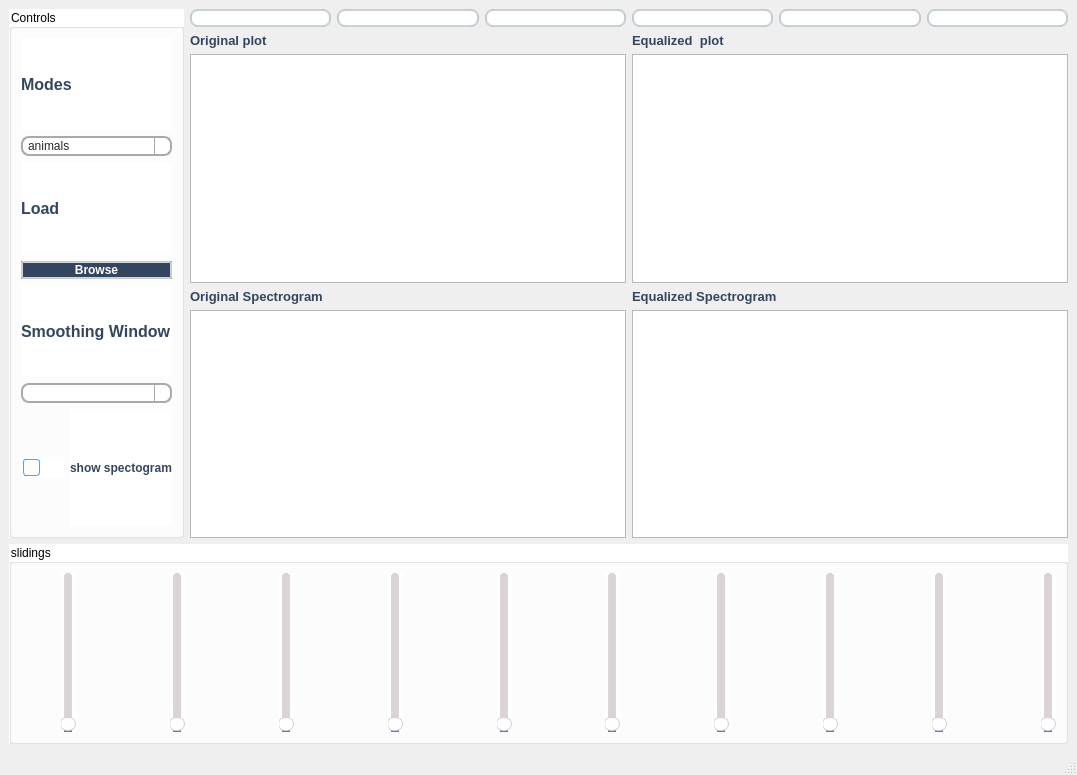
<?xml version="1.0" encoding="UTF-8"?>
<ui version="4.0">
 <class>MainWindow</class>
 <widget class="QMainWindow" name="MainWindow">
  <property name="geometry">
   <rect>
    <x>0</x>
    <y>0</y>
    <width>1077</width>
    <height>775</height>
   </rect>
  </property>
  <property name="windowTitle">
   <string>MainWindow</string>
  </property>
  <widget class="QWidget" name="centralwidget">
   <property name="styleSheet">
    <string notr="true">
QMainWindow {
    background-color:#ececec;
}
QPushButton, QToolButton, QCommandLinkButton{
    padding: 0 5px 0 5px;
    border-style: solid;
    border-top-color: qlineargradient(spread:pad, x1:0, y1:0, x2:0, y2:1, stop:0 #c1c9cf, stop:1 #d2d8dd);
    border-right-color: qlineargradient(spread:pad, x1:1, y1:0, x2:0, y2:0, stop:0 #c1c9cf, stop:1 #d2d8dd);
    border-bottom-color: qlineargradient(spread:pad, x1:0, y1:1, x2:0, y2:0, stop:0 #c1c9cf, stop:1 #d2d8dd);
    border-left-color: qlineargradient(spread:pad, x1:0, y1:0, x2:1, y2:0, stop:0 #c1c9cf, stop:1 #d2d8dd);
    border-width: 2px;
    border-radius: 8px;
    color: #616161;
    font-weight: bold;
    background-color: qlineargradient(spread:pad, x1:0.5, y1:0, x2:0.5, y2:1, stop:0 #fbfdfd, stop:0.5 #ffffff, stop:1 #fbfdfd);
}
QPushButton::default, QToolButton::default, QCommandLinkButton::default{
    border: 2px solid transparent;
    color: #FFFFFF;
    background-color: qlineargradient(spread:pad, x1:0.5, y1:0, x2:0.5, y2:1, stop:0 #84afe5, stop:1 #1168e4);
}
QPushButton:hover, QToolButton:hover, QCommandLinkButton:hover{
    color: #3d3d3d;
}
QPushButton:pressed, QToolButton:pressed, QCommandLinkButton:pressed{
    color: #aeaeae;
    background-color: qlineargradient(spread:pad, x1:0.5, y1:0, x2:0.5, y2:1, stop:0 #ffffff, stop:0.5 #fbfdfd, stop:1 #ffffff);
}
QPushButton:disabled, QToolButton:disabled, QCommandLinkButton:disabled{
    color: #616161;
    background-color: qlineargradient(spread:pad, x1:0.5, y1:0, x2:0.5, y2:1, stop:0 #dce7eb, stop:0.5 #e0e8eb, stop:1 #dee7ec);
}
QLineEdit, QTextEdit, QPlainTextEdit, QSpinBox, QDoubleSpinBox, QTimeEdit, QDateEdit, QDateTimeEdit {
    border-width: 2px;
    border-radius: 8px;
    border-style: solid;
    border-top-color: qlineargradient(spread:pad, x1:0.5, y1:1, x2:0.5, y2:0, stop:0 #c1c9cf, stop:1 #d2d8dd);
    border-right-color: qlineargradient(spread:pad, x1:0, y1:0, x2:1, y2:0, stop:0 #c1c9cf, stop:1 #d2d8dd);
    border-bottom-color: qlineargradient(spread:pad, x1:0.5, y1:0, x2:0.5, y2:1, stop:0 #c1c9cf, stop:1 #d2d8dd);
    border-left-color: qlineargradient(spread:pad, x1:1, y1:0, x2:0, y2:0, stop:0 #c1c9cf, stop:1 #d2d8dd);
    background-color: #f4f4f4;
    color: #3d3d3d;
}
QLineEdit:focus, QTextEdit:focus, QPlainTextEdit:focus, QSpinBox:focus, QDoubleSpinBox:focus, QTimeEdit:focus, QDateEdit:focus, QDateTimeEdit:focus {
    border-width: 2px;
    border-radius: 8px;
    border-style: solid;
    border-top-color: qlineargradient(spread:pad, x1:0.5, y1:1, x2:0.5, y2:0, stop:0 #85b7e3, stop:1 #9ec1db);
    border-right-color: qlineargradient(spread:pad, x1:0, y1:0, x2:1, y2:0, stop:0 #85b7e3, stop:1 #9ec1db);
    border-bottom-color: qlineargradient(spread:pad, x1:0.5, y1:0, x2:0.5, y2:1, stop:0 #85b7e3, stop:1 #9ec1db);
    border-left-color: qlineargradient(spread:pad, x1:1, y1:0, x2:0, y2:0, stop:0 #85b7e3, stop:1 #9ec1db);
    background-color: #f4f4f4;
    color: #3d3d3d;
}
QLineEdit:disabled, QTextEdit:disabled, QPlainTextEdit:disabled, QSpinBox:disabled, QDoubleSpinBox:disabled, QTimeEdit:disabled, QDateEdit:disabled, QDateTimeEdit:disabled {
    color: #b9b9b9;
}
QSpinBox::up-button, QDoubleSpinBox::up-button, QTimeEdit::up-button, QDateEdit::up-button, QDateTimeEdit::up-button {
    subcontrol-origin: padding;
    subcontrol-position: top right;
    width: 15px;
    color: #272727;
    border-left-width: 1px;
    border-left-color: darkgray;
    border-left-style: solid;
    border-top-right-radius: 3px;
    padding: 3px;
}
QSpinBox::down-button, QDoubleSpinBox::down-button, QTimeEdit::down-button, QDateEdit::down-button, QDateTimeEdit::down-button {
    subcontrol-origin: padding;
    subcontrol-position: bottom right;
    width: 15px;
    color: #272727;
    border-left-width: 1px;
    border-left-color: darkgray;
    border-left-style: solid;
    border-bottom-right-radius: 3px;
    padding: 3px;
}
QSpinBox::up-button:pressed, QDoubleSpinBox::up-button:pressed, QTimeEdit::up-button:pressed, QDateEdit::up-button:pressed, QDateTimeEdit::up-button:pressed {
    color: #aeaeae;
    background-color: qlineargradient(spread:pad, x1:0.5, y1:0, x2:0.5, y2:1, stop:0 #ffffff, stop:0.5 #fbfdfd, stop:1 #ffffff);
}
QSpinBox::down-button:pressed, QDoubleSpinBox::down-button:pressed, QTimeEdit::down-button:pressed, QDateEdit::down-button:pressed, QDateTimeEdit::down-button:pressed {
    color: #aeaeae;
    background-color: qlineargradient(spread:pad, x1:0.5, y1:0, x2:0.5, y2:1, stop:0 #ffffff, stop:0.5 #fbfdfd, stop:1 #ffffff);
}
QSpinBox::up-button:hover, QDoubleSpinBox::up-button:hover, QTimeEdit::up-button:hover, QDateEdit::up-button:hover, QDateTimeEdit::up-button:hover {
    color: #FFFFFF;
    border-top-right-radius: 5px;
    background-color: qlineargradient(spread:pad, x1:0.5, y1:0, x2:0.5, y2:1, stop:0 #84afe5, stop:1 #1168e4);
    
}
QSpinBox::down-button:hover, QDoubleSpinBox::down-button:hover, QTimeEdit::down-button:hover, QDateEdit::down-button:hover, QDateTimeEdit::down-button:hover {
    color: #FFFFFF;
    border-bottom-right-radius: 5px;
    background-color: qlineargradient(spread:pad, x1:0.5, y1:0, x2:0.5, y2:1, stop:0 #84afe5, stop:1 #1168e4);
}
QSpinBox::up-arrow, QDoubleSpinBox::up-arrow, QTimeEdit::up-arrow, QDateEdit::up-arrow, QDateTimeEdit::up-arrow {
    image: url(/usr/share/icons/Adwaita/16x16/actions/go-up-symbolic.symbolic.png);
}
QSpinBox::down-arrow, QDoubleSpinBox::down-arrow, QTimeEdit::down-arrow, QDateEdit::down-arrow, QDateTimeEdit::down-arrow {
    image: url(/usr/share/icons/Adwaita/16x16/actions/go-down-symbolic.symbolic.png);
}
QProgressBar {
    max-height: 8px;
    text-align: center;
    font: italic bold 11px;
    color: #3d3d3d;
    border: 1px solid transparent;
    border-radius:4px;
    background-color: qlineargradient(spread:pad, x1:0, y1:0, x2:0, y2:1, stop:0 #ddd5d5, stop:0.5 #dad3d3, stop:1 #ddd5d5);
}
QProgressBar::chunk {
    background-color: qlineargradient(spread:pad, x1:0, y1:0, x2:0, y2:1, stop:0 #467dd1, stop:0.5 #3b88fc, stop:1 #467dd1);
    border-radius: 4px;
}
QProgressBar:disabled {
    color: #616161;
}
QProgressBar::chunk:disabled {
    background-color: #aeaeae;
}
QSlider::groove {
    border: 1px solid #bbbbbb;
    background-color: #52595d;
    border-radius: 4px;
}
QSlider::groove:horizontal {
    height: 6px;
}
QSlider::groove:vertical {
    width: 6px;
}
QSlider::handle:horizontal {
    background: #ffffff;
    border-style: solid;
    border-width: 1px;
    border-color: rgb(207,207,207);
    width: 12px;
    margin: -5px 0;
    border-radius: 7px;
}
QSlider::handle:vertical {
    background: #ffffff;
    border-style: solid;
    border-width: 1px;
    border-color: rgb(207,207,207);
    height: 12px;
    margin: 0 -5px;
    border-radius: 7px;
}
QSlider::add-page, QSlider::sub-page {
    border: 1px transparent;
    background-color: #52595d;
    border-radius: 4px;
}
QSlider::add-page:horizontal {
    background: qlineargradient(spread:pad, x1:0, y1:0, x2:0, y2:1, stop:0 #ddd5d5, stop:0.5 #dad3d3, stop:1 #ddd5d5);
}
QSlider::sub-page:horizontal {
    background-color: qlineargradient(spread:pad, x1:0, y1:0, x2:1, y2:0, stop:0 #467dd1, stop:0.5 #3b88fc, stop:1 #467dd1);
}
QSlider::add-page:vertical {
    background-color: qlineargradient(spread:pad, x1:0, y1:0, x2:0, y2:1, stop:0 #467dd1, stop:0.5 #3b88fc, stop:1 #467dd1);
}
QSlider::sub-page:vertical {
    background: qlineargradient(spread:pad, x1:0, y1:0, x2:1, y2:0, stop:0 #ddd5d5, stop:0.5 #dad3d3, stop:1 #ddd5d5);
}
QSlider::add-page:horizontal:disabled, QSlider::sub-page:horizontal:disabled, QSlider::add-page:vertical:disabled, QSlider::sub-page:vertical:disabled {
    background: #b9b9b9;
}
QComboBox, QFontComboBox {
    border-width: 2px;
    border-radius: 8px;
    border-style: solid;
    border-top-color: qlineargradient(spread:pad, x1:0.5, y1:1, x2:0.5, y2:0, stop:0 #c1c9cf, stop:1 #d2d8dd);
    border-right-color: qlineargradient(spread:pad, x1:0, y1:0, x2:1, y2:0, stop:0 #c1c9cf, stop:1 #d2d8dd);
    border-bottom-color: qlineargradient(spread:pad, x1:0.5, y1:0, x2:0.5, y2:1, stop:0 #c1c9cf, stop:1 #d2d8dd);
    border-left-color: qlineargradient(spread:pad, x1:1, y1:0, x2:0, y2:0, stop:0 #c1c9cf, stop:1 #d2d8dd);
    background-color: #f4f4f4;
    color: #272727;
    padding-left: 5px;
}
QComboBox:editable, QComboBox:!editable, QComboBox::drop-down:editable, QComboBox:!editable:on, QComboBox::drop-down:editable:on {
    background: #ffff;
}
QComboBox::drop-down {
    subcontrol-origin: padding;
    subcontrol-position: top right;
    width: 15px;
    color: #272727;
    border-left-width: 1px;
    border-left-color: darkgray;
    border-left-style: solid;
    border-top-right-radius: 3px;
    border-bottom-right-radius: 3px;
}
QComboBox::down-arrow {
    image: url(/usr/share/icons/Adwaita/16x16/actions/go-down-symbolic.symbolic.png); /*Adawaita icon thene*/
}

QComboBox::down-arrow:on {
    top: 1px;
    left: 1px;
}
QComboBox QAbstractItemView {
    border: 1px solid darkgray;
    border-radius: 8px;
    selection-background-color: #dadada;
    selection-color: #272727;
    color: #272727;
    background: white;
}
QLabel, QCheckBox, QRadioButton {
    color: #34455e;
}
QCheckBox {
    padding: 2px;
}
QCheckBox:disabled, QRadioButton:disabled {
    color: #808086;
    padding: 2px;
}

QCheckBox:hover {
    border-radius:4px;
    border-style:solid;
    padding-left: 1px;
    padding-right: 1px;
    padding-bottom: 1px;
    padding-top: 1px;
    border-width:1px;
    border-color: transparent;
}
QCheckBox::indicator:checked {
    image: url(/usr/share/icons/Adwaita/16x16/actions/object-select-symbolic.symbolic.png);
    height: 15px;
    width: 15px;
    border-style:solid;
    border-width: 1px;
    border-color: #48a5fd;
    color: #ffffff;
    border-radius: 3px;
    background-color: qlineargradient(spread:pad, x1:0, y1:0, x2:0, y2:1, stop:0 #48a5fd, stop:0.5 #329cfb, stop:1 #48a5fd);
}
QCheckBox::indicator:unchecked {
    
    height: 15px;
    width: 15px;
    border-style:solid;
    border-width: 1px;
    border-color: #48a5fd;
    border-radius: 3px;
    background-color: #fbfdfa;
}
QLCDNumber {
    color: #616161;;
}
QMenuBar {
    background-color: #ececec;
}
QMenuBar::item {
    color: #616161;
    spacing: 3px;
    padding: 1px 4px;
    background-color: #ececec;
}

QMenuBar::item:selected {
    background-color: #dadada;
    color: #3d3d3d;
}
QMenu {
    background-color: #ececec;
}
QMenu::item:selected {
    background-color: #dadada;
    color: #3d3d3d;
}
QMenu::item {
    color: #616161;;
    background-color: #e0e0e0;
}
QTabWidget {
    color:rgb(0,0,0);
    background-color:#000000;
}
QTabWidget::pane {
    border-color: #050a0e;
    background-color: #e0e0e0;
    border-width: 1px;
    border-radius: 4px;
    position: absolute;
    top: -0.5em;
    padding-top: 0.5em;
}

QTabWidget::tab-bar {
    alignment: center;
}

QTabBar::tab {
    border-bottom: 1px solid #c0c0c0;
    padding: 3px;
    color: #272727;
    background-color: #fefefc;
    margin-left:0px;
}
QTabBar::tab:!last {
    border-right: 1px solid;
    border-right-color: #c0c0c0;
    border-bottom-color: #c0c0c0;
}
QTabBar::tab:first {
    border-top-left-radius: 4px;
    border-bottom-left-radius: 4px;
}
QTabBar::tab:last {
    border-top-right-radius: 4px;
    border-bottom-right-radius: 4px;
}
QTabBar::tab:selected, QTabBar::tab:last:selected, QTabBar::tab:hover {
    color: #FFFFFF;
    background-color: qlineargradient(spread:pad, x1:0.5, y1:0, x2:0.5, y2:1, stop:0 #34455e, stop:1 #34455e);
}
QRadioButton::indicator {
    height: 14px;
    width: 14px;
    border-style:solid;
    border-radius:7px;
    border-width: 1px;
}
QRadioButton::indicator:checked {
    border-color: #48a5fd;
    background-color: qradialgradient(cx:0.5, cy:0.5, radius:0.4,fx:0.5, fy:0.5, stop:0 #ffffff, stop:0.5 #ffffff, stop:0.6 #48a5fd, stop:1 #48a5fd);
}
QRadioButton::indicator:!checked {
    border-color: #a9b7c6;
    background-color: #fbfdfa;
}
QStatusBar {
    color:#027f7f;
}

QDial {
    background: #16a085;
}

QToolBox {
    color: #a9b7c6;
    background-color: #222b2e;
}
QToolBox::tab {
    color: #a9b7c6;
    background-color:#222b2e;
}
QToolBox::tab:selected {
    color: #FFFFFF;
    background-color:#222b2e;
}
QScrollArea {
    color: #FFFFFF;
    background-color:#222b2e;
}

QScrollBar:horizontal {
	max-height: 10px;
	border: 1px transparent grey;
	margin: 0px 20px 0px 20px;
	background: transparent;
}
QScrollBar:vertical {
	max-width: 10px;
	border: 1px transparent grey;
	margin: 20px 0px 20px 0px;
	background: transparent;
}
QScrollBar::handle:vertical, QScrollBar::handle:horizontal {
	background: #52595d;
	border-style: transparent;
	border-radius: 4px;
	min-height: 25px;
}
QScrollBar::handle:horizontal:hover, QScrollBar::handle:vertical:hover {
	background: qlineargradient(spread:pad, x1:0, y1:0, x2:1, y2:0, stop:0 #467dd1, stop:0.5 #3b88fc, stop:1 #467dd1);
}
QScrollBar::add-line, QScrollBar::sub-line {
    border: 2px transparent grey;
    border-radius: 4px;
    subcontrol-origin: margin;
    background: #b9b9b9;
}
QScrollBar::add-line:horizontal {
    width: 20px;
    subcontrol-position: right;
}
QScrollBar::add-line:vertical {
    height: 20px;
    subcontrol-position: bottom;
}
QScrollBar::sub-line:horizontal {
    width: 20px;
    subcontrol-position: left;
}
QScrollBar::sub-line:vertical {
    height: 20px;
    subcontrol-position: top;
}
QScrollBar::add-line:vertical:pressed, QScrollBar::add-line:horizontal:pressed, QScrollBar::sub-line:horizontal:pressed, QScrollBar::sub-line:vertical:pressed {
    background: qlineargradient(spread:pad, x1:0, y1:0, x2:1, y2:0, stop:0 #467dd1, stop:0.5 #3b88fc, stop:1 #467dd1);
}
QScrollBar::add-page:horizontal, QScrollBar::sub-page:horizontal, QScrollBar::add-page:vertical, QScrollBar::sub-page:vertical {
    background: none;
}
QScrollBar::up-arrow:vertical {
    image: url(/usr/share/icons/Adwaita/16x16/actions/go-up-symbolic.symbolic.png);
}
QScrollBar::down-arrow:vertical {
    image: url(/usr/share/icons/Adwaita/16x16/actions/go-down-symbolic.symbolic.png);
}
QScrollBar::left-arrow:horizontal {
    image: url(/usr/share/icons/Adwaita/16x16/actions/go-previous-symbolic.symbolic.png);
}
QScrollBar::right-arrow:horizontal {
    image: url(/usr/share/icons/Adwaita/16x16/actions/go-next-symbolic.symbolic.png);
}
</string>
   </property>
   <layout class="QGridLayout" name="gridLayout_8">
    <item row="0" column="0">
     <layout class="QGridLayout" name="gridLayout_7">
      <item row="0" column="0">
       <layout class="QGridLayout" name="gridLayout_4">
        <item row="0" column="0">
         <widget class="QGroupBox" name="groupBox">
          <property name="styleSheet">
           <string notr="true">
background-color:rgb(255, 255, 255);</string>
          </property>
          <property name="title">
           <string>Controls </string>
          </property>
          <layout class="QGridLayout" name="gridLayout_3">
           <item row="0" column="0">
            <layout class="QVBoxLayout" name="verticalLayout_8">
             <item>
              <layout class="QVBoxLayout" name="verticalLayout_5">
               <item>
                <widget class="QLabel" name="label_5">
                 <property name="font">
                  <font>
                   <pointsize>12</pointsize>
                   <weight>75</weight>
                   <bold>true</bold>
                  </font>
                 </property>
                 <property name="text">
                  <string>Modes </string>
                 </property>
                </widget>
               </item>
               <item>
                <widget class="QComboBox" name="modes_combobox">
                 <property name="styleSheet">
                  <string notr="true">border: 2px solid darkgray;</string>
                 </property>
                 <item>
                  <property name="text">
                   <string>animals</string>
                  </property>
                 </item>
                 <item>
                  <property name="text">
                   <string>music</string>
                  </property>
                 </item>
                </widget>
               </item>
              </layout>
             </item>
             <item>
              <layout class="QVBoxLayout" name="verticalLayout_6">
               <item>
                <widget class="QLabel" name="label_6">
                 <property name="font">
                  <font>
                   <pointsize>12</pointsize>
                   <weight>75</weight>
                   <bold>true</bold>
                  </font>
                 </property>
                 <property name="text">
                  <string>Load</string>
                 </property>
                </widget>
               </item>
               <item>
                <widget class="QPushButton" name="load_btn">
                 <property name="styleSheet">
                  <string notr="true">
QPushButton {
background :#34455e;
border-radius: 10px;
color: white;
}

QPushButton:hover {
    background-color: white;
    border: 2px solid #475c7a; 
    cursor: pointer; 

border-radius: 10px ; 
color:#34455e;
}</string>
                 </property>
                 <property name="text">
                  <string>Browse</string>
                 </property>
                </widget>
               </item>
              </layout>
             </item>
             <item>
              <layout class="QVBoxLayout" name="verticalLayout_7">
               <item>
                <widget class="QLabel" name="label_7">
                 <property name="font">
                  <font>
                   <pointsize>12</pointsize>
                   <weight>75</weight>
                   <bold>true</bold>
                  </font>
                 </property>
                 <property name="text">
                  <string>Smoothing Window</string>
                 </property>
                </widget>
               </item>
               <item>
                <widget class="QComboBox" name="smoothing_window_combobox">
                 <property name="styleSheet">
                  <string notr="true">border: 2px solid darkgray;</string>
                 </property>
                </widget>
               </item>
              </layout>
             </item>
             <item>
              <layout class="QHBoxLayout" name="horizontalLayout_2">
               <item>
                <widget class="QCheckBox" name="hide_spectogram_checkbox">
                 <property name="text">
                  <string/>
                 </property>
                </widget>
               </item>
               <item>
                <widget class="QLabel" name="label_8">
                 <property name="font">
                  <font>
                   <pointsize>9</pointsize>
                   <weight>75</weight>
                   <bold>true</bold>
                  </font>
                 </property>
                 <property name="text">
                  <string>show spectogram</string>
                 </property>
                </widget>
               </item>
              </layout>
             </item>
            </layout>
           </item>
          </layout>
         </widget>
        </item>
        <item row="0" column="1">
         <layout class="QGridLayout" name="gridLayout_2">
          <item row="0" column="0">
           <layout class="QHBoxLayout" name="horizontalLayout">
            <item>
             <widget class="QPushButton" name="play_pause_btn">
              <property name="text">
               <string/>
              </property>
              <property name="icon">
               <iconset>
                <normaloff>imgs/pause.png</normaloff>imgs/pause.png</iconset>
              </property>
              <property name="flat">
               <bool>true</bool>
              </property>
             </widget>
            </item>
            <item>
             <widget class="QPushButton" name="replay_btn">
              <property name="text">
               <string/>
              </property>
              <property name="icon">
               <iconset>
                <normaloff>imgs/replay.png</normaloff>imgs/replay.png</iconset>
              </property>
              <property name="flat">
               <bool>true</bool>
              </property>
             </widget>
            </item>
            <item>
             <widget class="QPushButton" name="zoom_in_btn">
              <property name="text">
               <string/>
              </property>
              <property name="icon">
               <iconset>
                <normaloff>imgs/zoom-in.png</normaloff>imgs/zoom-in.png</iconset>
              </property>
              <property name="flat">
               <bool>true</bool>
              </property>
             </widget>
            </item>
            <item>
             <widget class="QPushButton" name="zoom_out_btn">
              <property name="text">
               <string/>
              </property>
              <property name="icon">
               <iconset>
                <normaloff>imgs/zoom-out.png</normaloff>imgs/zoom-out.png</iconset>
              </property>
              <property name="flat">
               <bool>true</bool>
              </property>
             </widget>
            </item>
            <item>
             <widget class="QPushButton" name="speed_up_btn">
              <property name="text">
               <string/>
              </property>
              <property name="icon">
               <iconset>
                <normaloff>imgs/speed up.png</normaloff>imgs/speed up.png</iconset>
              </property>
              <property name="flat">
               <bool>true</bool>
              </property>
             </widget>
            </item>
            <item>
             <widget class="QPushButton" name="speed_down_btn">
              <property name="text">
               <string/>
              </property>
              <property name="icon">
               <iconset>
                <normaloff>imgs/speed down.png</normaloff>imgs/speed down.png</iconset>
              </property>
              <property name="flat">
               <bool>true</bool>
              </property>
             </widget>
            </item>
           </layout>
          </item>
          <item row="1" column="0">
           <layout class="QGridLayout" name="gridLayout">
            <item row="0" column="0">
             <layout class="QVBoxLayout" name="verticalLayout">
              <item>
               <widget class="QLabel" name="label">
                <property name="font">
                 <font>
                  <pointsize>10</pointsize>
                  <weight>75</weight>
                  <bold>true</bold>
                 </font>
                </property>
                <property name="text">
                 <string>Original plot </string>
                </property>
               </widget>
              </item>
              <item>
               <widget class="PlotWidget" name="original_graph"/>
              </item>
             </layout>
            </item>
            <item row="0" column="1">
             <layout class="QVBoxLayout" name="verticalLayout_2">
              <item>
               <widget class="QLabel" name="label_2">
                <property name="font">
                 <font>
                  <pointsize>10</pointsize>
                  <weight>75</weight>
                  <bold>true</bold>
                 </font>
                </property>
                <property name="text">
                 <string>Equalized  plot </string>
                </property>
               </widget>
              </item>
              <item>
               <widget class="PlotWidget" name="equalized_graph"/>
              </item>
             </layout>
            </item>
            <item row="1" column="0">
             <layout class="QVBoxLayout" name="verticalLayout_3">
              <item>
               <widget class="QLabel" name="label_3">
                <property name="font">
                 <font>
                  <pointsize>10</pointsize>
                  <weight>75</weight>
                  <bold>true</bold>
                 </font>
                </property>
                <property name="text">
                 <string>Original Spectrogram</string>
                </property>
               </widget>
              </item>
              <item>
               <widget class="QGraphicsView" name="original_spectrogram_graph"/>
              </item>
             </layout>
            </item>
            <item row="1" column="1">
             <layout class="QVBoxLayout" name="verticalLayout_4">
              <item>
               <widget class="QLabel" name="label_4">
                <property name="font">
                 <font>
                  <pointsize>10</pointsize>
                  <weight>75</weight>
                  <bold>true</bold>
                 </font>
                </property>
                <property name="text">
                 <string>Equalized Spectrogram</string>
                </property>
               </widget>
              </item>
              <item>
               <widget class="QGraphicsView" name="equalized_spectogram_graph"/>
              </item>
             </layout>
            </item>
           </layout>
          </item>
         </layout>
        </item>
       </layout>
      </item>
      <item row="1" column="0">
       <widget class="QGroupBox" name="groupBox_2">
        <property name="minimumSize">
         <size>
          <width>0</width>
          <height>200</height>
         </size>
        </property>
        <property name="maximumSize">
         <size>
          <width>16777215</width>
          <height>200</height>
         </size>
        </property>
        <property name="sizeIncrement">
         <size>
          <width>0</width>
          <height>200</height>
         </size>
        </property>
        <property name="styleSheet">
         <string notr="true">background-color:rgb(255, 255, 255);</string>
        </property>
        <property name="title">
         <string>slidings </string>
        </property>
        <layout class="QGridLayout" name="gridLayout_6">
         <item row="0" column="0">
          <layout class="QGridLayout" name="gridLayout_5">
           <item row="0" column="1">
            <widget class="QSlider" name="verticalSlider">
             <property name="styleSheet">
              <string notr="true"/>
             </property>
             <property name="orientation">
              <enum>Qt::Vertical</enum>
             </property>
            </widget>
           </item>
           <item row="0" column="8">
            <spacer name="horizontalSpacer_5">
             <property name="orientation">
              <enum>Qt::Horizontal</enum>
             </property>
             <property name="sizeHint" stdset="0">
              <size>
               <width>40</width>
               <height>20</height>
              </size>
             </property>
            </spacer>
           </item>
           <item row="0" column="9">
            <widget class="QSlider" name="verticalSlider_5">
             <property name="orientation">
              <enum>Qt::Vertical</enum>
             </property>
            </widget>
           </item>
           <item row="0" column="10">
            <spacer name="horizontalSpacer_6">
             <property name="orientation">
              <enum>Qt::Horizontal</enum>
             </property>
             <property name="sizeHint" stdset="0">
              <size>
               <width>40</width>
               <height>20</height>
              </size>
             </property>
            </spacer>
           </item>
           <item row="0" column="7">
            <widget class="QSlider" name="verticalSlider_4">
             <property name="orientation">
              <enum>Qt::Vertical</enum>
             </property>
            </widget>
           </item>
           <item row="0" column="6">
            <spacer name="horizontalSpacer_4">
             <property name="orientation">
              <enum>Qt::Horizontal</enum>
             </property>
             <property name="sizeHint" stdset="0">
              <size>
               <width>40</width>
               <height>20</height>
              </size>
             </property>
            </spacer>
           </item>
           <item row="0" column="11">
            <widget class="QSlider" name="verticalSlider_6">
             <property name="orientation">
              <enum>Qt::Vertical</enum>
             </property>
            </widget>
           </item>
           <item row="0" column="2">
            <spacer name="horizontalSpacer_2">
             <property name="orientation">
              <enum>Qt::Horizontal</enum>
             </property>
             <property name="sizeHint" stdset="0">
              <size>
               <width>40</width>
               <height>20</height>
              </size>
             </property>
            </spacer>
           </item>
           <item row="0" column="3">
            <widget class="QSlider" name="verticalSlider_2">
             <property name="orientation">
              <enum>Qt::Vertical</enum>
             </property>
            </widget>
           </item>
           <item row="0" column="0">
            <spacer name="horizontalSpacer">
             <property name="orientation">
              <enum>Qt::Horizontal</enum>
             </property>
             <property name="sizeType">
              <enum>QSizePolicy::Fixed</enum>
             </property>
             <property name="sizeHint" stdset="0">
              <size>
               <width>40</width>
               <height>20</height>
              </size>
             </property>
            </spacer>
           </item>
           <item row="0" column="5">
            <widget class="QSlider" name="verticalSlider_3">
             <property name="orientation">
              <enum>Qt::Vertical</enum>
             </property>
            </widget>
           </item>
           <item row="0" column="14">
            <spacer name="horizontalSpacer_8">
             <property name="orientation">
              <enum>Qt::Horizontal</enum>
             </property>
             <property name="sizeHint" stdset="0">
              <size>
               <width>40</width>
               <height>20</height>
              </size>
             </property>
            </spacer>
           </item>
           <item row="0" column="12">
            <spacer name="horizontalSpacer_7">
             <property name="orientation">
              <enum>Qt::Horizontal</enum>
             </property>
             <property name="sizeHint" stdset="0">
              <size>
               <width>40</width>
               <height>20</height>
              </size>
             </property>
            </spacer>
           </item>
           <item row="0" column="18">
            <spacer name="horizontalSpacer_10">
             <property name="orientation">
              <enum>Qt::Horizontal</enum>
             </property>
             <property name="sizeHint" stdset="0">
              <size>
               <width>40</width>
               <height>20</height>
              </size>
             </property>
            </spacer>
           </item>
           <item row="0" column="15">
            <widget class="QSlider" name="verticalSlider_8">
             <property name="orientation">
              <enum>Qt::Vertical</enum>
             </property>
            </widget>
           </item>
           <item row="0" column="16">
            <spacer name="horizontalSpacer_9">
             <property name="orientation">
              <enum>Qt::Horizontal</enum>
             </property>
             <property name="sizeHint" stdset="0">
              <size>
               <width>40</width>
               <height>20</height>
              </size>
             </property>
            </spacer>
           </item>
           <item row="0" column="13">
            <widget class="QSlider" name="verticalSlider_7">
             <property name="orientation">
              <enum>Qt::Vertical</enum>
             </property>
            </widget>
           </item>
           <item row="0" column="17">
            <widget class="QSlider" name="verticalSlider_9">
             <property name="orientation">
              <enum>Qt::Vertical</enum>
             </property>
            </widget>
           </item>
           <item row="0" column="19">
            <widget class="QSlider" name="verticalSlider_10">
             <property name="orientation">
              <enum>Qt::Vertical</enum>
             </property>
            </widget>
           </item>
           <item row="0" column="4">
            <spacer name="horizontalSpacer_3">
             <property name="orientation">
              <enum>Qt::Horizontal</enum>
             </property>
             <property name="sizeHint" stdset="0">
              <size>
               <width>40</width>
               <height>20</height>
              </size>
             </property>
            </spacer>
           </item>
          </layout>
         </item>
        </layout>
       </widget>
      </item>
     </layout>
    </item>
   </layout>
  </widget>
  <widget class="QMenuBar" name="menubar">
   <property name="geometry">
    <rect>
     <x>0</x>
     <y>0</y>
     <width>1077</width>
     <height>26</height>
    </rect>
   </property>
  </widget>
  <widget class="QStatusBar" name="statusbar"/>
 </widget>
 <customwidgets>
  <customwidget>
   <class>PlotWidget</class>
   <extends>QGraphicsView</extends>
   <header location="global">pyqtgraph</header>
   <container>1</container>
  </customwidget>
 </customwidgets>
 <resources/>
 <connections/>
</ui>
